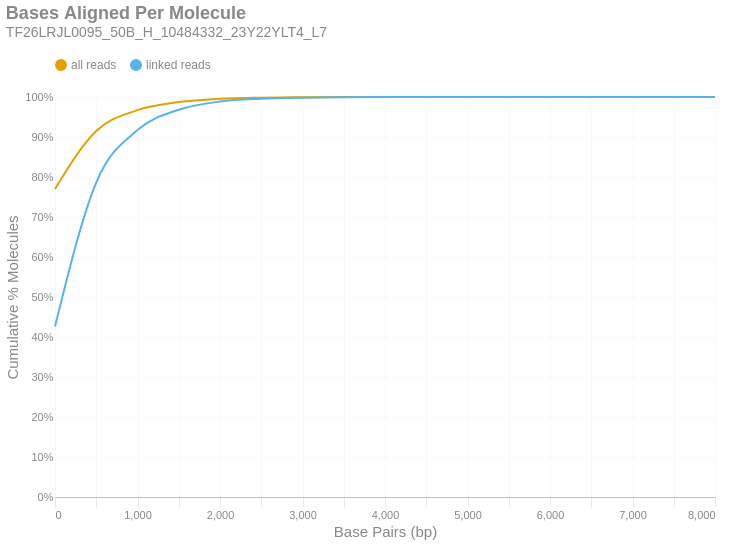

Write notebook code for a chart like this one.
### Markdown cell above
### Bases Aligned Per Molecule
This is a cumulative frequency distribution showing the number of base pairs aligned per unique molecule. These data are shown in 500 bp bins. There are two distributions: one with `all reads` (yellow) and another with only `linked reads` (blue). The percent of molecules in the `linked reads` distribution is relative to the total number of linked molecules.

### Code cell
if SKIPLR:
    print_html(f"Skipped")
else:
    binned_df = consolidated_hist(valids['aligned_bp'], mask, 500, True)
    with SafeRender(binned_df):
        (
            density_plot(binned_df, 'Bases Aligned Per Molecule', samplename, 'basesper')
            .encode(
                x=alt.X('bin:Q', title="Base Pairs (bp)").axis(tickMinStep=500).scale(padding=0),
                y=alt.Y('value:Q', title='Cumulative % Molecules')
                    .axis(format='%')
                    .scale(domain = [0,1])
                    .stack(False),
                color=alt.Color("key:N").scale(domain = ["all reads", "linked reads"]),
                tooltip = [
                    alt.Tooltip("key:N", title = "Data Type"),
                    alt.Tooltip("range_label:N", title="Bases Aligned Per Molecule"),
                    alt.Tooltip("value:Q", format = ".2%", title="% Molecules (Cum.)")
                ]
            )
        ).display()

### Figure 1 — Vega-Lite specification as saved in the notebook (floating-point values rounded to 4 significant figures)
{"width": "container", "height": 400, "config": {"title": {"anchor": "start", "dy": -15, "fontSize": 18, "color": "#888888", "subtitleColor": "#888888", "subtitleFontSize": 14}, "arc": {"fill": "#0072B2"}, "axis": {"domainColor": "#888888", "domainWidth": 0.5, "gridWidth": 0.2, "grid": false, "titleFontWeight": 400, "titleFontSize": 15, "labelFontSize": 11, "labelColor": "#888888", "tickColor": "#888888", "tickWidth": 0.2, "titleColor": "#888888"}, "axisBand": {"grid": false}, "axisX": {"grid": true, "tickSize": 10, "domainCap": "round"}, "axisY": {"domain": false, "grid": true, "tickSize": 0, "domainCap": "round"}, "background": "transparent", "header": {"labelFontSize": 15, "labelColor": "#888888", "titleFontSize": 15, "titleFontWeight": 600, "titleColor": "#888888"}, "legend": {"labelFont": "sans-serif", "labelFontSize": 12, "labelColor": "#888888", "symbolSize": 100, "symbolType": "circle", "titleFontSize": 12, "titlePadding": 10, "titleColor": "#888888", "title": null, "orient": "top"}, "range": {"category": ["#E69F00", "#56B4E9", "#009E73", "#F0E442", "#0072B2", "#D55E00", "#CC79A7", "#000000"], "diverging": ["#cfe8f3", "#a2d4ec", "#73bfe2", "#46abdb", "#1696d2", "#12719e"]}, "area": {"fill": "#0072B2", "fillOpacity": 0.7, "line": true, "strokeOpacity": 0.7}, "line": {"color": "#0072B2", "stroke": "#0072B2", "strokeWidth": 2}, "trail": {"color": "#0072B2", "stroke": "#0072B2", "strokeWidth": 0, "size": 1}, "point": {"filled": true, "fillOpacity": 1.0, "size": 95}, "text": {"color": "#888888", "fontSize": 11, "align": "right", "fontWeight": 400, "size": 11}, "bar": {"fill": "#0072B2", "stroke": null}, "view": {"stroke": null, "continuousWidth": 660, "continuousHeight": 400}}, "data": {"name": "data-84519319e66403e52ff22b8f94e85f2a"}, "mark": {"type": "line", "interpolate": "monotone", "point": {"opacity": 0, "size": 275}}, "encoding": {"color": {"field": "key", "scale": {"domain": ["all reads", "linked reads"]}, "type": "nominal"}, "tooltip": [{"field": "key", "title": "Data Type", "type": "nominal"}, {"field": "range_label", "title": "Bases Aligned Per Molecule", "type": "nominal"}, {"field": "value", "format": ".2%", "title": "% Molecules (Cum.)", "type": "quantitative"}], "x": {"axis": {"tickMinStep": 500}, "field": "bin", "scale": {"padding": 0}, "title": "Base Pairs (bp)", "type": "quantitative"}, "y": {"axis": {"format": "%"}, "field": "value", "scale": {"domain": [0, 1]}, "stack": false, "title": "Cumulative % Molecules", "type": "quantitative"}}, "params": [{"name": "param_c36ac31b6afebe62", "select": {"type": "point", "fields": ["key"]}, "bind": "legend"}], "title": {"text": "Bases Aligned Per Molecule", "subtitle": "TF26LRJL0095_50B_H_10484332_23Y22YLT4_L7"}, "transform": [{"fold": ["all reads (cumsum)", "linked reads (cumsum)"]}, {"calculate": "replace(datum.key, ' (cumsum)', '')", "as": "key"}, {"filter": {"param": "param_c36ac31b6afebe62"}}], "usermeta": {"embedOptions": {"downloadFileName": "TF26LRJL0095_50B_H_10484332_23Y22YLT4_L7.basesper"}}, "$schema": "https://vega.github.io/schema/vega-lite/v6.4.1.json", "datasets": {"data-84519319e66403e52ff22b8f94e85f2a": [{"bin": "0.0", "interval": "0.0-500.0", "all reads": 0.7702, "linked reads": 0.4263, "all reads (cumsum)": 0.7702, "linked reads (cumsum)": 0.4263, "range_label": "0-499"}, {"bin": "500.0", "interval": "500.0-1000.0", "all reads": 0.1447, "linked reads": 0.3599, "all reads (cumsum)": 0.9149, "linked reads (cumsum)": 0.7862, "range_label": "500-999"}, {"bin": "1000.0", "interval": "1000.0-1500.0", "all reads": 0.05219, "linked reads": 0.1311, "all reads (cumsum)": 0.9671, "linked reads (cumsum)": 0.9173, "range_label": "1000-1499"}, {"bin": "1500.0", "interval": "1500.0-2000.0", "all reads": 0.02021, "linked reads": 0.05084, "all reads (cumsum)": 0.9873, "linked reads (cumsum)": 0.9681, "range_label": "1500-1999"}, {"bin": "2000.0", "interval": "2000.0-2500.0", "all reads": 0.008158, "linked reads": 0.02053, "all reads (cumsum)": 0.9955, "linked reads (cumsum)": 0.9887, "range_label": "2000-2499"}, {"bin": "2500.0", "interval": "2500.0-3000.0", "all reads": 0.002748, "linked reads": 0.006915, "all reads (cumsum)": 0.9982, "linked reads (cumsum)": 0.9956, "range_label": "2500-2999"}, {"bin": "3000.0", "interval": "3000.0-3500.0", "all reads": 0.001034, "linked reads": 0.002601, "all reads (cumsum)": 0.9993, "linked reads (cumsum)": 0.9982, "range_label": "3000-3499"}, {"bin": "3500.0", "interval": "3500.0-4000.0", "all reads": 0.0004332, "linked reads": 0.00109, "all reads (cumsum)": 0.9997, "linked reads (cumsum)": 0.9993, "range_label": "3500-3999"}, {"bin": "4000.0", "interval": "4000.0-4500.0", "all reads": 0.0001771, "linked reads": 0.0004458, "all reads (cumsum)": 0.9999, "linked reads (cumsum)": 0.9997, "range_label": "4000-4499"}, {"bin": "4500.0", "interval": "4500.0-5000.0", "all reads": 6.662e-05, "linked reads": 0.0001677, "all reads (cumsum)": 1.0, "linked reads (cumsum)": 0.9999, "range_label": "4500-4999"}, {"bin": "5000.0", "interval": "5000.0-5500.0", "all reads": 2.573e-05, "linked reads": 6.476e-05, "all reads (cumsum)": 1.0, "linked reads (cumsum)": 1.0, "range_label": "5000-5499"}, {"bin": "5500.0", "interval": "5500.0-6000.0", "all reads": 1.015e-05, "linked reads": 2.555e-05, "all reads (cumsum)": 1.0, "linked reads (cumsum)": 1.0, "range_label": "5500-5999"}, {"bin": "6000.0", "interval": "6000.0-6500.0", "all reads": 3.288e-06, "linked reads": 8.275e-06, "all reads (cumsum)": 1.0, "linked reads (cumsum)": 1.0, "range_label": "6000-6499"}, {"bin": "6500.0", "interval": "6500.0-7000.0", "all reads": 1.859e-06, "linked reads": 4.677e-06, "all reads (cumsum)": 1.0, "linked reads (cumsum)": 1.0, "range_label": "6500-6999"}, {"bin": "7000.0", "interval": "7000.0-7500.0", "all reads": 7.148e-07, "linked reads": 1.799e-06, "all reads (cumsum)": 1.0, "linked reads (cumsum)": 1.0, "range_label": "7000-7499"}, {"bin": "7500.0", "interval": "7500.0-8000.0", "all reads": 2.859e-07, "linked reads": 7.196e-07, "all reads (cumsum)": 1.0, "linked reads (cumsum)": 1.0, "range_label": "7500-7999"}, {"bin": "8000.0", "interval": "8000.0-8500.0", "all reads": 2.859e-07, "linked reads": 7.196e-07, "all reads (cumsum)": 1.0, "linked reads (cumsum)": 1.0, "range_label": "8000-8499"}]}}
